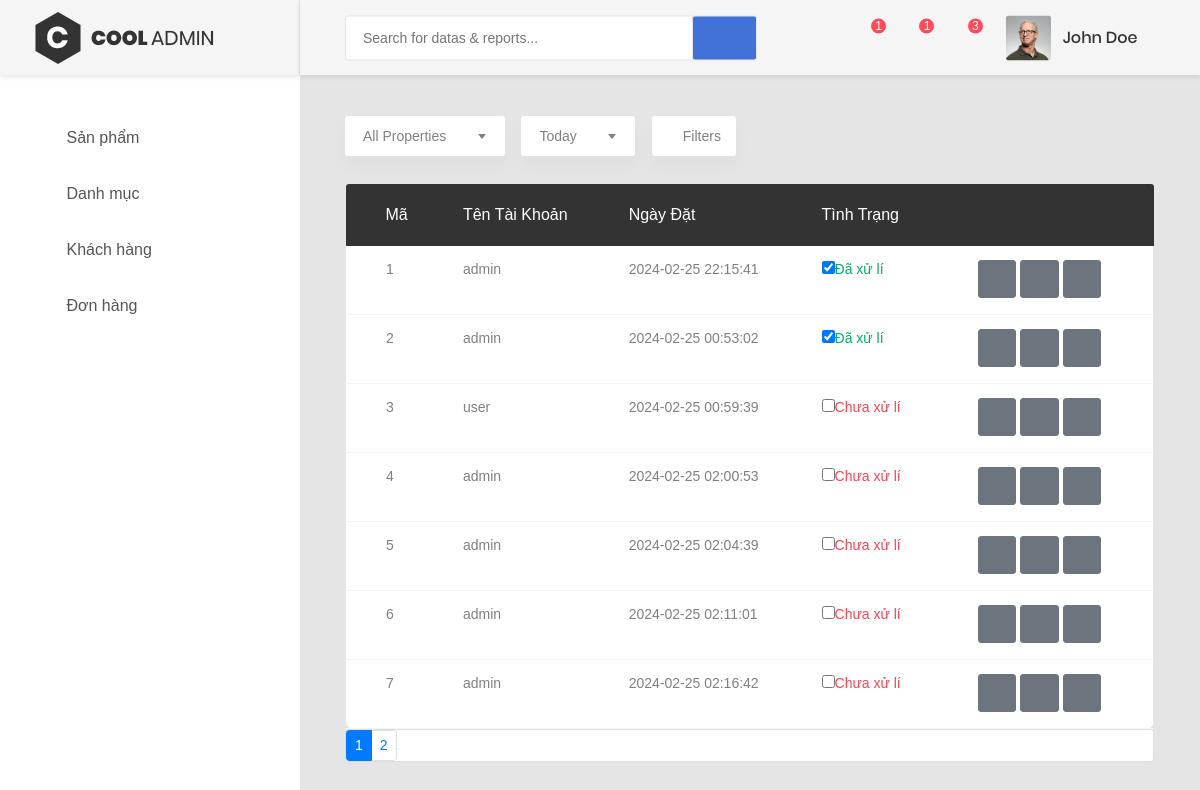
The app's page /admin/index.php?page=order with its own data.
### tables this page shows
CREATE TABLE `orders` (
  `id` int(255) UNSIGNED NOT NULL,
  `idUser` int(255) UNSIGNED NOT NULL,
  `datetime` datetime NOT NULL DEFAULT current_timestamp(),
  `total` int(255) NOT NULL,
  `delivery` int(10) NOT NULL,
  `total_discounting` int(255) NOT NULL
);

CREATE TABLE `users` (
  `id` int(255) UNSIGNED NOT NULL,
  `img` varchar(255) NOT NULL DEFAULT ' img/user/defaultavata.jpg',
  `username` varchar(255) NOT NULL,
  `password` varchar(255) NOT NULL,
  `firstname` varchar(255) NOT NULL,
  `lastname` varchar(255) NOT NULL,
  `email` varchar(255) NOT NULL,
  `dob` varchar(255) NOT NULL,
  `sex` tinyint(1) NOT NULL,
  `address` varchar(255) NOT NULL,
  `phone_number` varchar(255) NOT NULL,
  `admin` tinyint(1) NOT NULL
);

### PHP/code.php (called while the page is built, shortened)
<?php
function getOrder($numpage)
{
    global $conn;
    $sql = "SELECT * FROM orders LIMIT $numpage,7";
    return $conn->query($sql);
}
function getOrderNoNumpage()
{
    global $conn;
    $sql = "SELECT * FROM orders";
    return $conn->query($sql);
}
function getUserByIdUser($id)
{
    global $conn;
    $sql = "SELECT * FROM users WHERE id='$id'";
    return $conn->query($sql);
}

### admin/page/order.php (the view, shortened to what this page needs)
<div class="table-data__tool">
    <div class="table-data__tool-left">
        <div class="rs-select2--light rs-select2--md">
        </div>
        <div class="rs-select2--light rs-select2--sm">
        </div>
        <button class="au-btn-filter">
            <i class="zmdi zmdi-filter-list"></i>filters</button>
    </div>
</div>
<div class="table-responsive m-b-40">
    <table class="table table-borderless table-data3">
        <thead>
            <tr>
                <th>Mã</th>
                <th>Tên tài khoản</th>
                <th>Ngày đặt</th>
                <th>Tình trạng</th>
                <th></th>
            </tr>
        </thead>
        <tbody id="table_order">
            <?php
            $result = getOrder(0);
            while ($row = $result->fetch_assoc()) {
                $user = getUserByIdUser($row['idUser'])->fetch_assoc();
            ?>
                <tr>
                    <td><?php echo $row['id'] ?></td>
                    <td><?php echo $user['username']  ?></td>
                    <td><?php echo $row['datetime'] ?></td>
                    <?php if ($row['delivery'] == 1) echo '<td disabled class="process"><input type="checkbox" checked>Đã xử lí</td>';
                    else echo '<td id="tdcheck' . $row['id'] . '" class="denied"><input onclick="processOrder(' . $row['id'] . ')" type="checkbox">Chưa xử lí</td>'; ?>
                    <td>
                        <div class="table-data-feature">
                            <button style="margin:2px;" type="button" class="btn btn-secondary  mb-1" data-toggle="modal" data-target="#moreOrder" onclick="moreOrder(<?php echo $row['id'] ?>,<?php echo $row['idUser'] ?>)">
                                <i class="zmdi zmdi-more"></i>
                            </button>
                            <button style="margin:2px;" type="button" class="btn btn-secondary  mb-1" data-toggle="modal" data-target="#moreOrder" onclick="deleteOrder(<?php echo $row['id'] ?>)">
                                <i class="zmdi zmdi-delete"></i>
                            </button>
                            <button onclick="updateOrder(<?php echo $row['id'] ?>)" style="margin:2px;" type="button" class="btn btn-secondary  mb-1" data-toggle="modal" data-target="#updateOrder">
                                <i class="zmdi zmdi-edit"></i>
                            </button>
                        </div>
                    </td>
                </tr>
            <?php
            }
            ?>
        </tbody>
    </table>
    <div class="card">
        <div id="pagination">
            <nav aria-label="...">
                <ul class="pagination pagination-sm">
                    <?php
                    $result = getOrderNoNumpage();
                    $numpage = ceil($result->num_rows / 7);
                    if ($numpage != 1)
                        for ($i = 1; $i <= $numpage; $i++) {
                            $pos = ($i - 1) * 7;
                    ?>
                        <li class="page-item <?php if ($i == 1) echo "active" ?>"><button class="page-link" type="button" onclick="getOrder(<?php echo $pos ?>,<?php echo $i ?>)"><?php echo $i ?></button></li>
                    <?php
                        } ?>
                </ul>
            </nav>
        </div>
    </div>
</div>

### records on screen
orders: id "1", idUser.username "admin", datetime "2024-02-25 22:15:41"
orders: id "2", idUser.username "admin", datetime "2024-02-25 00:53:02"
orders: id "3", idUser.username "user", datetime "2024-02-25 00:59:39"
orders: id "4", idUser.username "admin", datetime "2024-02-25 02:00:53"
orders: id "5", idUser.username "admin", datetime "2024-02-25 02:04:39"
orders: id "6", idUser.username "admin", datetime "2024-02-25 02:11:01"
orders: id "7", idUser.username "admin", datetime "2024-02-25 02:16:42"
